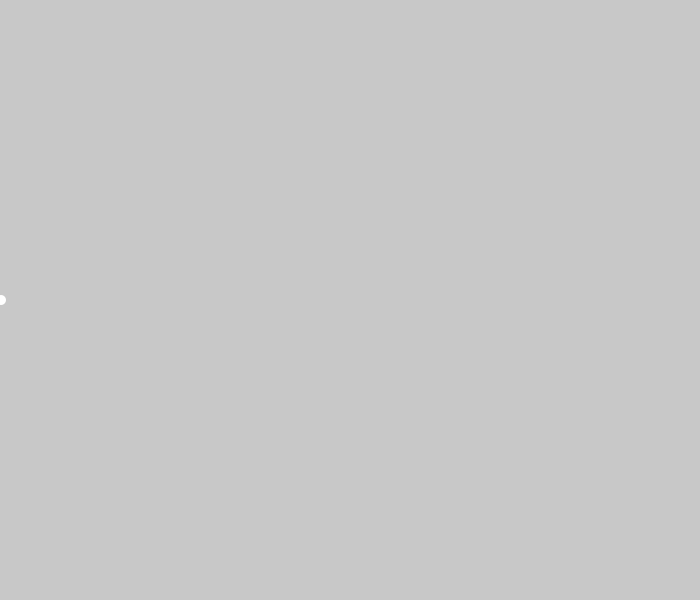
Frame 1 (no input)
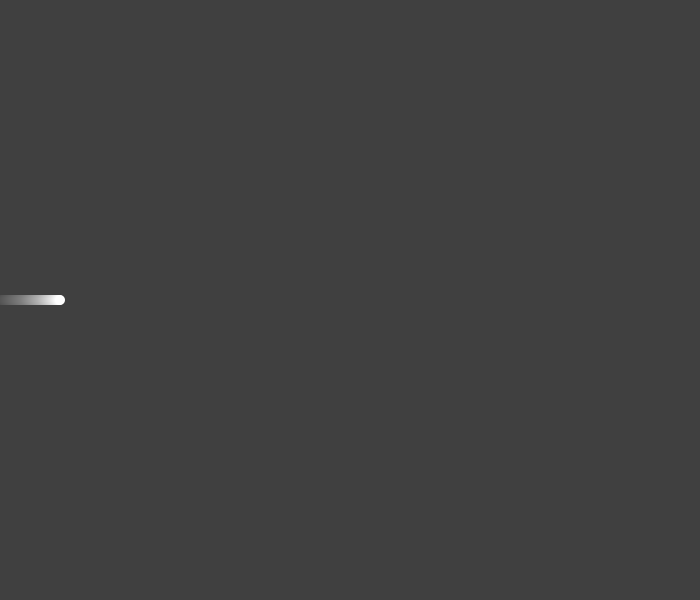
Frame 60 (the mouse pressed at the canvas centre just before this capture)
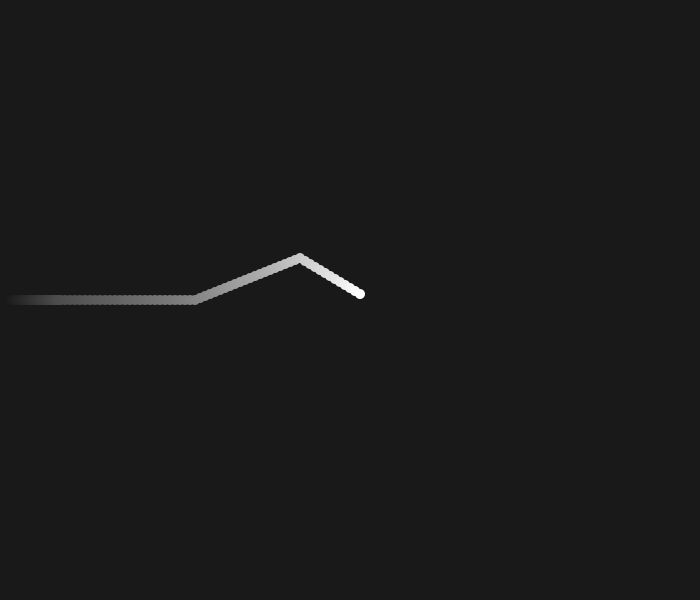
Frame 120 (the mouse held since frame 60 and released just before this capture)

The Processing sketch that drew these frames (run headless with seeded random() and noise(); from frame 60 on, the mouse is pressed at the canvas centre):

// Processing sketch: processing_70764
// ── processing_70764.pde

void setup()
{
  size(700,600);
  smooth();
  frameRate(200);
  noStroke();
}

float pos = 0;
float spikeHeight;
int width = 800;
float pt;

void draw()
{
  
  //background(255);
  fill(0,0,0, 5);
  rect(0,0,700,600);
  fill(255);
  float heartSpeed = map(mouseX, 0, 700, 1, 9);
  pos = pos + heartSpeed;
  //ellipse(pos, 300, 25,25);
  //line(0, 300, pos, 300);
  
   if(pos >= 200 & pos <= 300)
  {
    spikeHeight = spikeHeight + 2;
    //line(pos,300, pos,spikeHeight);
    fill(255);
    ellipse(pos,300-spikeHeight,10,10);  
  }
  else if(300 < pos && pos <= 400)
  {
    spikeHeight = spikeHeight - 3;
    ellipse(pos,300-spikeHeight,10,10);
  }
  else if(400 < pos && pos <= 500)
  {
    spikeHeight = spikeHeight + 1;
    ellipse(pos,300-spikeHeight,10,10);
  }
  else if(mouseX > 500 )
  {
    spikeHeight = spikeHeight + random(10,20);
    ellipse(pos,300-spikeHeight, 10,10);
    spikeHeight = spikeHeight - random(10,20);
    ellipse(pos,300-spikeHeight, 10,10);  
    fill(255,0,0);
    stroke(255,0,0);
    pt = random(0,700);
    line(pt, 0, pt, 600);
    noStroke();
    textSize(100);
    text("WARNING!", 100, 100); 
  }
  else
  {
    ellipse(pos, 300, 10,10);
  }
  
  if(pos > width) {
    pos = 0;
    spikeHeight = 0;
  }

}
